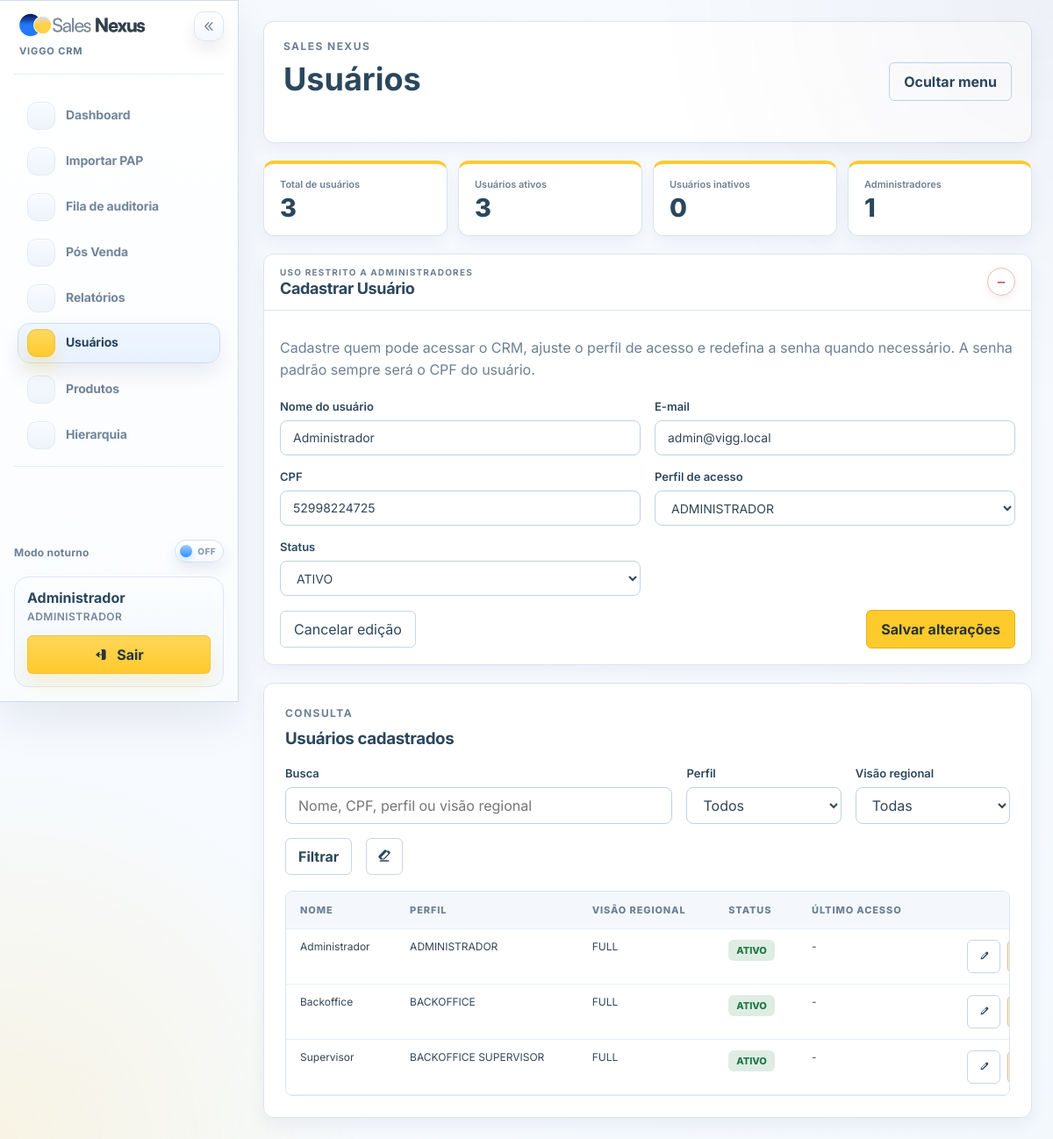
/index.php?route=users&edit_user=1 (signed in), run on the app's committed database.
### tables this page shows
CREATE TABLE IF NOT EXISTS users (
    id BIGINT UNSIGNED NOT NULL AUTO_INCREMENT,
    name VARCHAR(150) NOT NULL,
    email VARCHAR(190) DEFAULT NULL,
    cpf VARCHAR(11) DEFAULT NULL,
    password_hash VARCHAR(255) NOT NULL,
    must_change_password TINYINT(1) NOT NULL DEFAULT 0,
    role ENUM('ADMINISTRADOR', 'BACKOFFICE', 'BACKOFFICE SUPERVISOR') NOT NULL,
    regional_view ENUM('FULL', 'I', 'II', 'PERSONALIZADO') NOT NULL DEFAULT 'FULL',
    is_active TINYINT(1) NOT NULL DEFAULT 1,
    last_login_at DATETIME DEFAULT NULL,
    last_seen_at DATETIME DEFAULT NULL,
    current_session_id VARCHAR(128) DEFAULT NULL,
    created_at TIMESTAMP NOT NULL DEFAULT CURRENT_TIMESTAMP,
    updated_at TIMESTAMP NOT NULL DEFAULT CURRENT_TIMESTAMP ON UPDATE CURRENT_TIMESTAMP,
    PRIMARY KEY (id),
    UNIQUE KEY uq_users_email (email),
    UNIQUE KEY uq_users_cpf (cpf),
    KEY idx_users_role (role),
    KEY idx_users_regional_view (regional_view),
    KEY idx_users_last_seen_at (last_seen_at)
);

### app/helpers.php (called while the page is built, shortened)
<?php
function config(?string $key = null, mixed $default = null): mixed
{
    $config = $GLOBALS['config'] ?? [];
    $segments = explode('.', $key);
    $value = $config;
    foreach ($segments as $segment) {
        $value = $value[$segment];
    }
    return $value;
}
function url(?string $route = null, array $params = []): string
{
    if ($route !== null && $route !== '') {
        $params = ['route' => $route] + $params;
    }
    $query = http_build_query(array_filter(
        $params,
        static fn (mixed $value): bool => $value !== null && $value !== ''
    ));
    return 'index.php' . ($query !== '' ? '?' . $query : '');
}
function e(mixed $value): string
{
    return htmlspecialchars((string) $value, ENT_QUOTES, 'UTF-8');
}
function consume_flashes(): array
{
    $flashes = $_SESSION['flash'] ?? [];
    return $flashes;
}
function render(string $view, array $data = [], string $layout = 'app'): void
{
    $data['authUser'] = Auth::user();
    $data['flashes'] = $data['flashes'] ?? consume_flashes();
    $data['title'] = $data['title'] ?? config('name');
    $content = view($view, $data);
}
function view(string $view, array $data = []): string
{
    $viewFile = APP_ROOT . '/views/' . $view . '.php';
    $data['authUser'] = $data['authUser'] ?? Auth::user();
    extract($data, EXTR_SKIP);
    require $viewFile;
    return (string) ob_get_clean();
}
function normalize_text(?string $value): string
{
    if ($value === null) {
        return '';
    }
    $value = preg_replace('/^\xEF\xBB\xBF/', '', $value) ?? $value;
    $value = str_replace(["\xC2\xA0", "\xA0"], ' ', $value);
    $converted = @mb_convert_encoding($value, 'UTF-8', 'UTF-8, ISO-8859-1, Windows-1252');
    return trim((string) ($converted !== false ? $converted : $value));
}
function format_datetime_br(?string $value): string
{
    if ($value === null || $value === '') {
        return '-';
    }
}

### app/Core/Database.php (called while the page is built, shortened)
<?php
final class Database
{
    private static ?PDO $connection = null;
    public static function connection(): PDO
    {
        if (self::$connection instanceof PDO) {
            return self::$connection;
        }
        $dsn = sprintf(
            'mysql:host=%s;port=%d;dbname=%s;charset=%s',
            config('db.host'),
            (int) config('db.port', 3306),
            config('db.database'),
            config('db.charset', 'utf8mb4')
        );
        try {
            self::$connection = new PDO($dsn, config('db.username'), config('db.password'), [
                PDO::ATTR_ERRMODE => PDO::ERRMODE_EXCEPTION,
                PDO::ATTR_DEFAULT_FETCH_MODE => PDO::FETCH_ASSOC,
            ]);
        } catch (PDOException $exception) {
            throw new PDOException('Não foi possível conectar ao banco de dados.', (int) $exception->getCode(), $exception);
        }
        return self::$connection;
    }
}

### app/Repositories/UserRepository.php (called while the page is built, shortened)
<?php
final class UserRepository
{
    public function all(?string $term = null, ?string $role = null, ?string $regionalView = null): array
    {
        $sql = 'SELECT users.*,
                       COALESCE(scope_counts.scope_count, 0) AS base_group_scope_count
                FROM users
                LEFT JOIN (
                    SELECT user_id, COUNT(*) AS scope_count
                    FROM user_base_group_scopes
                    GROUP BY user_id
                ) AS scope_counts ON scope_counts.user_id = users.id
                WHERE 1 = 1';
        $bindings = [];
        $sql .= ' ORDER BY users.is_active DESC, users.name ASC';
        $statement = Database::connection()->prepare($sql);
        $statement->execute($bindings);
        return $statement->fetchAll();
    }
}

### views/users/index.php (the view, shortened to what this page needs)
<?php $selectedBaseGroupScopeIds = array_values(array_map('intval', $userForm['base_group_scope_ids'] ?? [])); ?>
<?php
$userPanelOpen = (int) ($userForm['id'] ?? 0) > 0
    || trim((string) ($userForm['name'] ?? '')) !== ''
    || trim((string) ($userForm['email'] ?? '')) !== ''
    || trim((string) ($userForm['cpf'] ?? '')) !== ''
    || $selectedBaseGroupScopeIds !== [];
?>
<section class="stats-grid">
    <article class="stat-card">
        <span>Total de usu&aacute;rios</span>
        <strong><?= e((string) $stats['total']) ?></strong>
    </article>
    <article class="stat-card">
        <span>Usu&aacute;rios ativos</span>
        <strong><?= e((string) $stats['active']) ?></strong>
    </article>
    <article class="stat-card">
        <span>Usu&aacute;rios inativos</span>
        <strong><?= e((string) $stats['inactive']) ?></strong>
    </article>
    <article class="stat-card">
        <span>Administradores</span>
        <strong><?= e((string) $stats['admins']) ?></strong>
    </article>
</section>
<section class="panel dashboard-filters-panel" data-collapsible-panel>
    <button
        type="button"
        class="dashboard-filter-toggle"
        data-collapsible-toggle
        aria-expanded="<?= $userPanelOpen ? 'true' : 'false' ?>"
    >
        <span class="dashboard-filter-title">
            <small class="eyebrow">Uso restrito a Administradores</small>
            <strong>Cadastrar Usu&aacute;rio</strong>
        </span>
        <span class="dashboard-filter-icon" data-collapsible-icon><?= $userPanelOpen ? '&minus;' : '+' ?></span>
    </button>
    <div class="dashboard-filter-body" data-collapsible-body <?= $userPanelOpen ? '' : 'hidden' ?>>
        <div class="panel-head">
            <p>Cadastre quem pode acessar o CRM, ajuste o perfil de acesso e redefina a senha quando necess&aacute;rio. A senha padr&atilde;o sempre ser&aacute; o CPF do usu&aacute;rio.</p>
        </div>
        <form method="post" action="<?= e(url('users/save')) ?>" class="form-grid audit-form">
            <label>
                <span>Nome do usu&aacute;rio</span>
                <input type="text" name="name" value="<?= e($userForm['name']) ?>" required data-uppercase>
            </label>
            <label>
                <span>E-mail</span>
                <input type="email" name="email" value="<?= e($userForm['email']) ?>" required>
            </label>
            <label>
                <span>CPF</span>
                <input type="text" name="cpf" value="<?= e($userForm['cpf']) ?>" required maxlength="11" inputmode="numeric" pattern="\d{11}" data-only-digits data-cpf-input>
            </label>
            <label>
                <span>Perfil de acesso</span>
                <select name="role" required data-user-role-select>
                    <?php foreach (['ADMINISTRADOR', 'BACKOFFICE', 'BACKOFFICE SUPERVISOR'] as $role): ?>
                        <option value="<?= e($role) ?>" <?= ($userForm['role'] ?? 'BACKOFFICE') === $role ? 'selected' : '' ?>>
                            <?= e($role) ?>
                        </option>
                    <?php endforeach; ?>
                </select>
            </label>
            <label>
                <span>Status</span>
                <select name="is_active" required>
                    <option value="1" <?= (int) ($userForm['is_active'] ?? 1) === 1 ? 'selected' : '' ?>>ATIVO</option>
                </select>
            </label>
            <div class="wide form-actions">
                <?php if ($userForm['id']): ?>
                    <a href="<?= e(url('users')) ?>" class="ghost-link">Cancelar edi&ccedil;&atilde;o</a>
                <?php else: ?>
                    <span class="muted">Ao criar um novo usu&aacute;rio, a senha inicial ser&aacute; o CPF informado.</span>
                <?php endif; ?>
                <button type="submit" class="primary-button">
                    <?= $userForm['id'] ? 'Salvar altera&ccedil;&otilde;es' : 'Cadastrar usu&aacute;rio' ?>
                </button>
            </div>
        </form>
    </div>
</section>
<section class="panel">
    <div class="panel-head">
        <p class="eyebrow">Consulta</p>
        <h3>Usu&aacute;rios cadastrados</h3>
    </div>
    <form method="get" class="filters users-filters-form">
        <label class="users-filter-search">
            <span>Busca</span>
            <input type="text" name="term" value="<?= e($userTermFilter) ?>" placeholder="Nome, CPF, perfil ou vis&atilde;o regional" data-uppercase>
        </label>
        <label class="users-filter-select">
            <span>Perfil</span>
            <select name="role">
                <option value="">Todos</option>
            </select>
        </label>
        <label class="users-filter-select">
            <span>Vis&atilde;o regional</span>
            <select name="regional_view">
                <option value="">Todas</option>
            </select>
        </label>
        <button type="submit" class="secondary-button">Filtrar</button>
        <a
            href="<?= e(url('users')) ?>"
            class="icon-button"
            data-ui-tooltip="Limpar filtros"
            aria-label="Limpar filtros"
        >
        </a>
    </form>
    <div class="table-wrap compact-table users-table-wrap">
        <table class="users-table">
            <thead>
            <tr>
                <th>Nome</th>
                <th>Perfil</th>
                <th>Vis&atilde;o regional</th>
                <th>Status</th>
                <th>&Uacute;ltimo acesso</th>
                <th></th>
            </tr>
            </thead>
            <tbody>
            <?php if ($users === []): ?>
                <tr>
                    <td colspan="6" class="empty-state">Nenhum usu&aacute;rio encontrado.</td>
                </tr>
            <?php else: ?>
                <?php foreach ($users as $user): ?>
                    <tr>
                        <td><?= e($user['name']) ?></td>
                        <td><?= e($user['role']) ?></td>
                        <td><?= e(userRegionalViewLabel($user)) ?></td>
                        <td>
                            <span class="status-pill <?= (int) $user['is_active'] === 1 ? 'status-finalizada' : 'status-inativo' ?>">
                                <?= (int) $user['is_active'] === 1 ? 'ATIVO' : 'INATIVO' ?>
                            </span>
                        </td>
                        <td><?= e(format_datetime_br($user['last_login_at'])) ?></td>
                        <td class="actions">
                            <div class="inline-actions">
                                <a href="<?= e(url('users', ['edit_user' => $user['id']])) ?>" class="ghost-link small-button users-edit-button" data-ui-tooltip="Editar usu&aacute;rio" aria-label="Editar usu&aacute;rio">
                                    <svg viewBox="0 0 24 24" aria-hidden="true">
                                        <path d="M16.86 3.49a2 2 0 0 1 2.83 0l.82.82a2 2 0 0 1 0 2.83l-9.2 9.2a2 2 0 0 1-.91.52l-3.33.83a.75.75 0 0 1-.91-.91l.83-3.33a2 2 0 0 1 .52-.91l9.2-9.2zM15.8 5.61 8.4 13.01l-.47 1.88 1.88-.47 7.4-7.4-1.41-1.41z"></path>
                                    </svg>
                                </a>
                                <form method="post" action="<?= e(url('users/reset-password', ['id' => $user['id']])) ?>">
                                    <button type="submit" class="secondary-button small-button users-reset-button">
                                    </button>
                                </form>
                            </div>
                        </td>
                    </tr>
                <?php endforeach; ?>
            <?php endif; ?>
            </tbody>
        </table>
    </div>
</section>

### data on the page
users: id "3", is_active "1", name "Supervisor", role "BACKOFFICE SUPERVISOR", regional_view "FULL", shows "ATIVO", last_login_at "-"
users: name "Administrador", role "ADMINISTRADOR", regional_view "FULL", is_active "ATIVO", last_login_at "-"
users: name "Backoffice", role "BACKOFFICE", regional_view "FULL", is_active "ATIVO", last_login_at "-"

### other printed values
$item['label'] "Dashboard"
$item['label'] "Importar PAP"
$item['label'] "Fila de auditoria"
$item['label'] "Pós Venda"
$item['label'] "Relatórios"
$item['label'] "Usuários"
$item['label'] "Produtos"
$item['label'] "Hierarquia"
$authUser['name'] "Administrador"
$authUser['role'] "ADMINISTRADOR"
$pageTitle "Usuários"
$stats['inactive'] "0"
form field role "ADMINISTRADOR"
